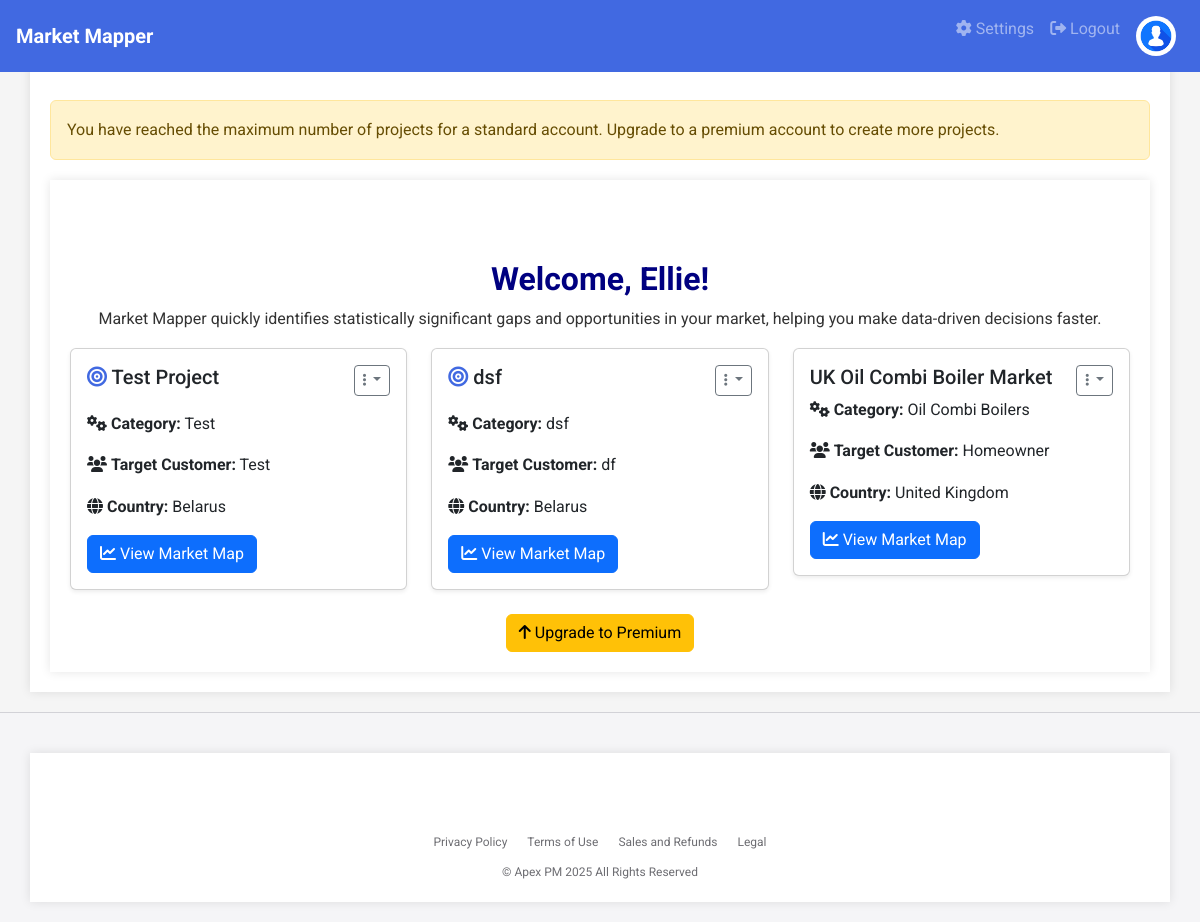
The app's page / (signed in) with its own data.
### app.py (models this page shows, shortened)
class User(db.Model, UserMixin):
    id = db.Column(db.Integer, primary_key=True)
    username = db.Column(db.String(20), unique=True, nullable=False)
    email = db.Column(db.String(120), unique=True, nullable=False)  # Added email field
    password_hash = db.Column(db.String(128), nullable=False)
    profile_image = db.Column(db.String(255), nullable=True)  # Add profile_image field
    role = db.Column(db.String(50), nullable=False)  # Add role field

class Project(db.Model):
    id = db.Column(db.Integer, primary_key=True)
    name = db.Column(db.String(100), nullable=False)
    category = db.Column(db.String(100), nullable=False)  # Add category field
    target_customer = db.Column(db.String(100), nullable=False)  # Add target_customer field
    country = db.Column(db.String(100), nullable=False)  # Add country field
    user_id = db.Column(db.Integer, db.ForeignKey('user.id'), nullable=False)
    has_market_map = db.Column(db.Boolean, default=False)  # EXACTLY like this
    shared_users = db.relationship('User', secondary='project_user', backref='shared_projects')
    value_drivers = db.relationship('ValueDriver', cascade='all, delete-orphan', backref='project')
    products = db.relationship('Product', cascade='all, delete-orphan', backref='project')
    comments = db.relationship('Comment', cascade='all, delete-orphan', backref='project')
    comparison_results = db.relationship('ComparisonResult', cascade='all, delete-orphan', backref='project')

### app.py (the view, shortened to what this page needs)
@app.route('/dashboard', methods=['GET', 'POST'])
@app.route('/', methods=['GET', 'POST'])
@login_required
def dashboard():
    if current_user.role == 'standard':
        user_projects_count = Project.query.filter_by(user_id=current_user.id).count()
        if user_projects_count >= PREMIUM_CONDITIONS['max_projects']:
            flash('You have reached the maximum number of projects for a standard account. Upgrade to a premium account to create more projects.', 'warning')
    projects = Project.query.filter_by(user_id=current_user.id).all()
    shared_projects = Project.query.join(project_user).filter(
        project_user.c.user_id == current_user.id,
        project_user.c.status == 'accepted'
    ).all()
    pending_invitations = Project.query.join(project_user).filter(
        project_user.c.user_id == current_user.id,
        project_user.c.status == 'pending'
    ).all()
    pending_invitations_with_owners = [(project, User.query.get(project.user_id)) for project in pending_invitations]
    marketing_message = MarketingMessage.query.filter_by(is_active=True).first()
    marketing_message_dict = {
        'content': marketing_message.content,
        'is_active': marketing_message.is_active
    } if marketing_message else None
    print("Marketing Message:", marketing_message_dict)  # Debugging line
    return render_template('dashboard.html', projects=projects, shared_projects=shared_projects, pending_invitations=pending_invitations_with_owners, marketing_message=marketing_message_dict)

### app.py (called while the page is built)
@login_manager.user_loader
def load_user(user_id):
    return db.session.get(User, int(user_id))

### templates/dashboard.html (shortened to what this page needs)
{% extends 'base.html' %}
{% block content %}
<div class="container">
    <h1 class="text-center">Welcome, {{ current_user.username }}!</h1>
    <p class="text-center">Market Mapper quickly identifies statistically significant gaps and opportunities in your market, helping you make data-driven decisions faster.</p>
    {% if projects or shared_projects %}
    <div class="row">
        {% for project in projects %}
        <div class="col-md-4">
            <div class="card mb-4 shadow-sm">
                <div class="card-body">
                    <div class="d-flex justify-content-between">
                        <div>
                            <h5 class="card-title"><i class="fas fa-bullseye mb-3" style="color: #4169E1;"></i> {{ project.name }}</h5>
                            <p class="card-text"><i class="fas fa-cogs"></i> <strong>Category:</strong> {{ project.category }}</p>
                            <p class="card-text"><i class="fas fa-users"></i> <strong>Target Customer:</strong> {{ project.target_customer }}</p>
                            <p class="card-text"><i class="fas fa-globe"></i> <strong>Country:</strong> {{ project.country }}</p>
                        </div>
                        <div class="dropdown">
                            <button class="btn btn-sm btn-outline-secondary dropdown-toggle" type="button" id="dropdownMenuButton{{ project.id }}" data-toggle="dropdown" aria-haspopup="true" aria-expanded="false">
                                <i class="fas fa-ellipsis-v"></i>
                            </button>
                        </div>
                    </div>
                    {% if project.has_market_map %}
                        <a href="{{ url_for('market_map', project_id=project.id) }}" class="btn btn-primary mt-3"><i class="fas fa-chart-line"></i> View Market Map</a>
                    {% else %}
                        <a href="{{ url_for('manage_market_book', project_id=project.id) }}" class="btn btn-primary mt-3"><i class="fas fa-plus"></i> Create Market Map</a>
                    {% endif %}
                </div>
            </div>
        </div>
        {% endfor %}
        {% for project in shared_projects %}
        <div class="col-md-4">
            <div class="card mb-4 shadow-sm">
                <div class="card-body">
                    <div class="d-flex justify-content-between">
                        <div>
                            <h5 class="card-title">{{ project.name }}</h5>
                            <p class="card-text"><i class="fas fa-cogs"></i> <strong>Category:</strong> {{ project.category }}</p>
                            <p class="card-text"><i class="fas fa-users"></i> <strong>Target Customer:</strong> {{ project.target_customer }}</p>
                            <p class="card-text"><i class="fas fa-globe"></i> <strong>Country:</strong> {{ project.country }}</p>
                        </div>
                        <div class="dropdown">
                            <button class="btn btn-sm btn-outline-secondary dropdown-toggle" type="button" id="dropdownMenuButton{{ project.id }}" data-toggle="dropdown" aria-haspopup="true" aria-expanded="false">
                                <i class="fas fa-ellipsis-v"></i>
                            </button>
                        </div>
                    </div>
                    {% if project.has_market_map %}
                        <a href="{{ url_for('market_map', project_id=project.id) }}" class="btn btn-primary mt-3"><i class="fas fa-chart-line"></i> View Market Map</a>
                    {% else %}
                        <a href="{{ url_for('manage_market_book', project_id=project.id) }}" class="btn btn-primary mt-3"><i class="fas fa-plus"></i> Create Market Map</a>
                    {% endif %}
                </div>
            </div>
        </div>
        {% endfor %}
    </div>
    {% else %}
    <p class="text-center">No projects yet.</p>
    {% endif %}
    <div class="text-center">
        {% if current_user.role == 'standard' and projects|length >= 2 %}
            <a href="{{ url_for('upgrade') }}" class="btn btn-warning"><i class="fas fa-arrow-up"></i> Upgrade to Premium</a>
        {% else %}
            <button id="addProjectButton" class="btn btn-primary"><i class="fas fa-plus"></i> Add Project</button>
        {% endif %}
    </div>
</div>
{% endblock %}

### templates/base.html (style rules this page uses)
body { font-family: 'Roboto', sans-serif; background-color: #F5F5F5; color: #333333; line-height: 1.6; margin: 0; }
h1, h2, h3 { color: #000080; font-weight: 700; }
h1 { font-size: 32px; }
a { color: #4169E1; }
.container { background-color: #FFFFFF; padding: 20px; margin-top: 20px; box-shadow: 0 0 10px rgba(0,0,0,0.1); padding-top: 80px; }

### records on screen
User: username "Ellie"
Project: name "Test Project", category "Test", target_customer "Test", country "Belarus"
Project: name "dsf", category "dsf", target_customer "df", country "Belarus"
Project: name "UK Oil Combi Boiler Market", category "Oil Combi Boilers", target_customer "Homeowner", country "United Kingdom"

### other values on screen
{{ message }} "You have reached the maximum number of projects for a standard account. Upgrade to a premium account to create more projects."
